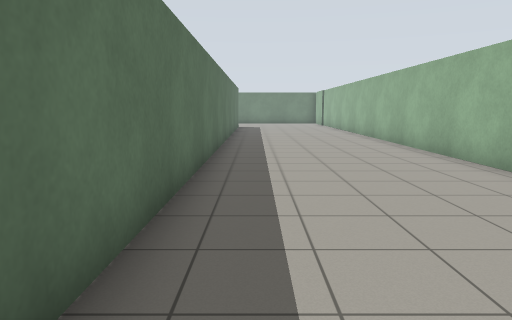
[1] (above)

20 first-person views from a walk through a world built for the Gazebo simulator. The camera is 1.2 m above the floor, tilts 8° down and sees 70° across. The floor is counted in squares, 1 m on a side. Each view is taken from the middle of a square. On the plan, view 1 faces up. The plan holds only what a view shows up to about 14 squares ahead; the rest is blank. The place goes on beyond the plan.

[2]
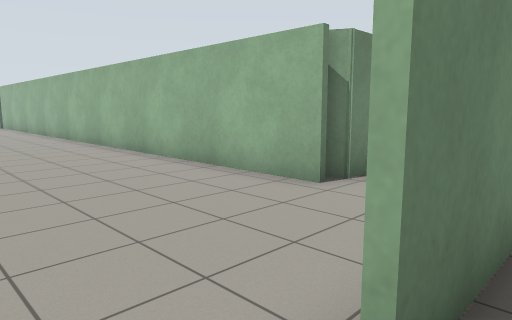

[3]
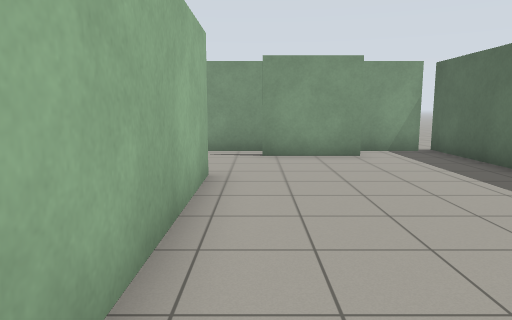

[4]
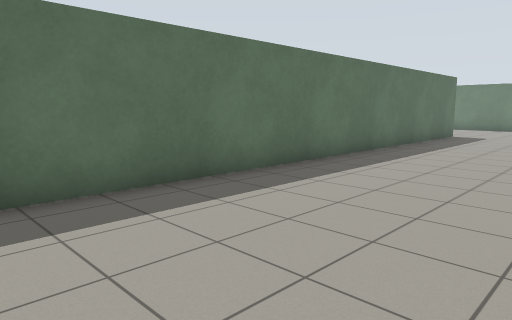

[5]
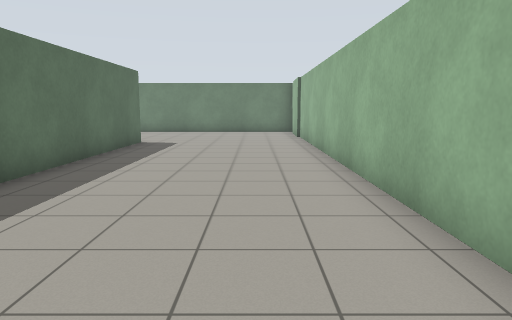

[6]
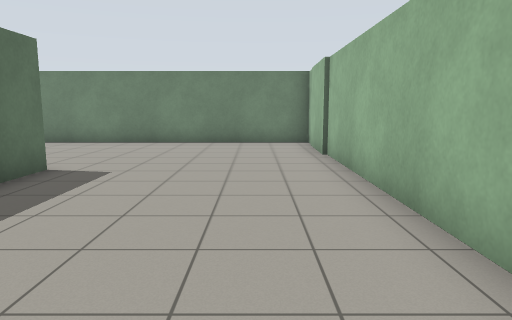

[7]
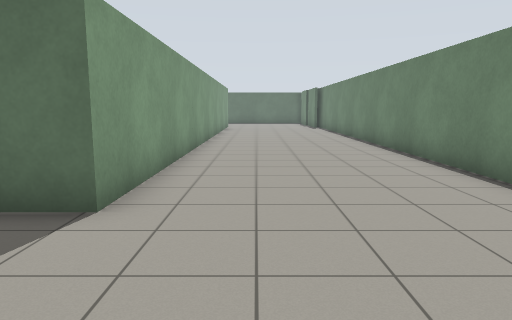

[8]
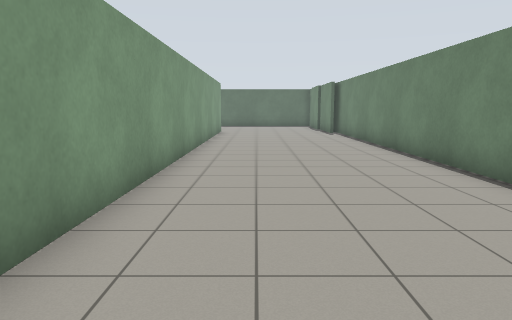

[9]
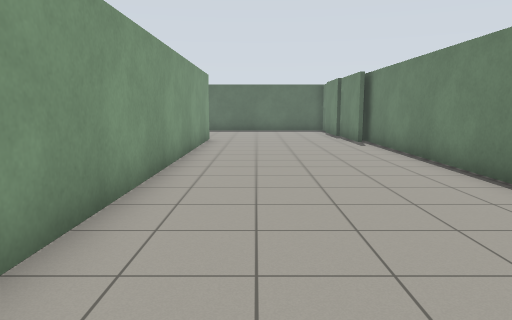

[10]
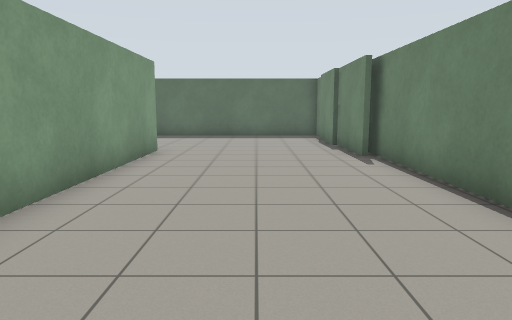

[11]
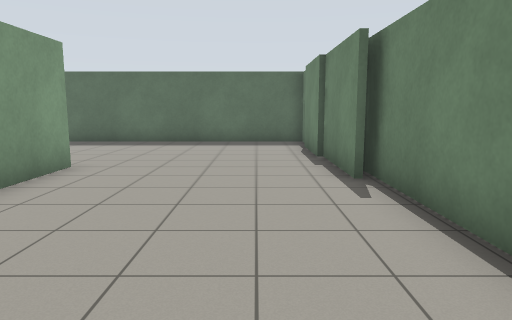

[12]
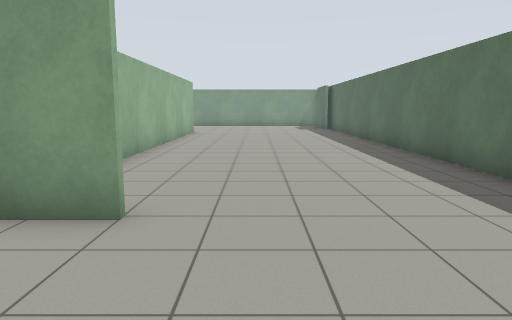

[13]
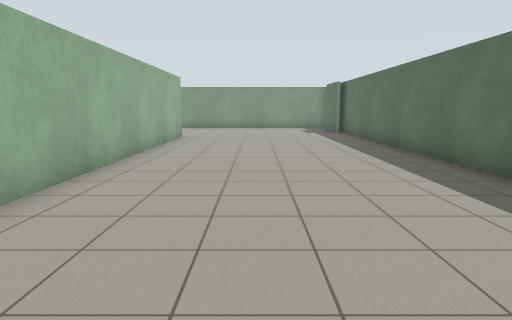

[14]
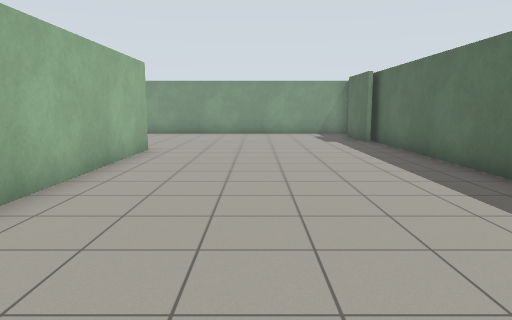

[15]
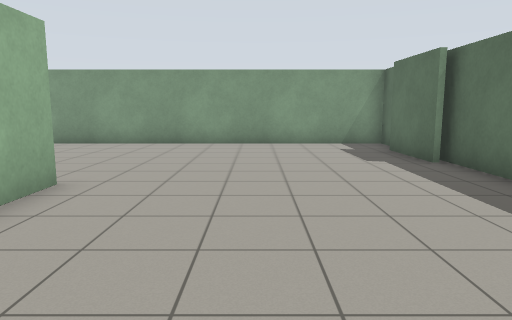

[16]
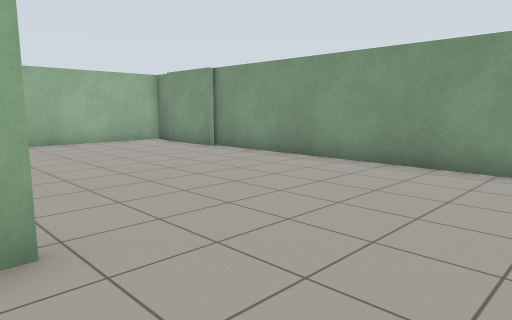

[17]
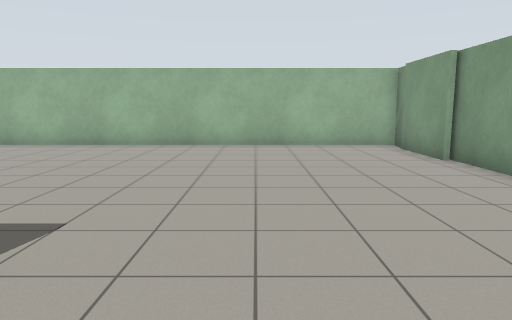

[18]
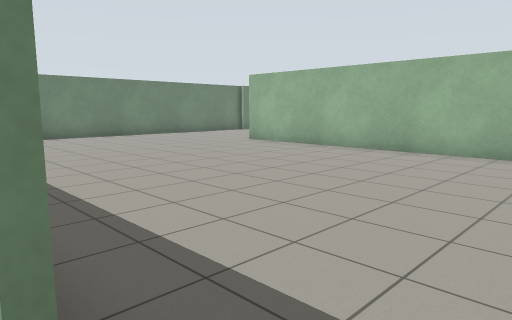

[19]
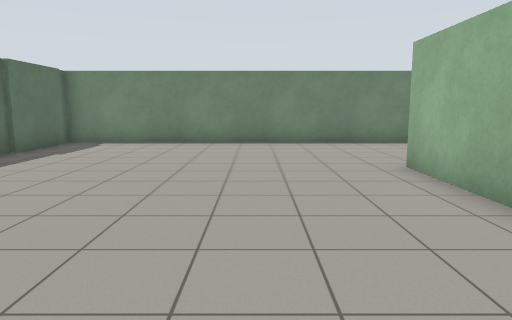

[20]
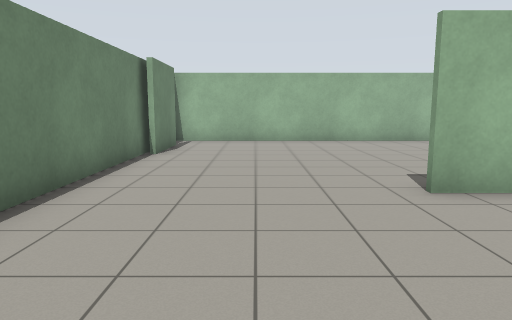

### Floor plan
Points are (right, up) in squares from view 1. A wall is a line through its corners. A room is listed if a view was taken in it or the views show most of it. See-through windows are left out.
Room 1 (views 1, 2)
walls: (-0.7, -0.4) (0.1, -0.4); (-1.1, 1.5) (-1.1, -0.5); (3.6, 0.6) (1.3, 0.6)
ways out: opening at (0.5, 1) to room 2; gap at (4, 0)
Room 2 (views 3, 4, 5, 6, 7, 8, 9, 10, 11, 12, 13, 14, 15, 16, 17, 18, 19, 20)
walls: (-19.8, 9.2) (-19.8, 20.6); (-1.3, 14.4) (-1.3, 24); (-19.5, 23.4) (-19.5, 20.4); (-4.6, 24) (-19.7, 24); (-13.6, 2.6) (-11, 2.6); (-10.7, 2.4) (-9.9, 2.4) (-9.9, 18.5); (-2.7, 23.6) (-5.4, 23.6); (-21.6, 24.2) (-1.1, 24.2) (-1.1, 1.5); (-20.1, 29.7) (-27.3, 29.7) (-27.3, 6.1); (-27, 6.9) (-26.9, 4.4); (-27.3, 3.2) (-27.3, 2.4) (-13.4, 2.4); (1.3, 0.7) (3.9, 0.7); (4.9, 3.4) (4.9, 30.1) (-21, 30.1); (5.5, 3.3) (5.3, 3.7)
ways out: opening at (0.5, 1) to room 1; opening at (5, 2)

Where each view was taken, in squares from view 1:
view 1: 0 up, 0 right, facing up
view 2: 0 up, 0 right, facing up-right
view 3: 10 up, 4 right, facing down
view 4: 7 up, 4 right, facing up-left
view 5: 11 up, 3 right, facing up
view 6: 17 up, 3 right, facing up
view 7: 26 up, 3 right, facing left
view 8: 26 up, 2 left, facing left
view 9: 26 up, 7 left, facing left
view 10: 27 up, 11 left, facing left
view 11: 28 up, 14 left, facing left
view 12: 28 up, 23 left, facing down
view 13: 25 up, 23 left, facing down
view 14: 20 up, 23 left, facing down
view 15: 15 up, 23 left, facing down
view 16: 10 up, 23 left, facing down-right
view 17: 7 up, 22 left, facing right
view 18: 8 up, 20 left, facing up-right
view 19: 11 up, 13 left, facing up
view 20: 21 up, 15 left, facing right
